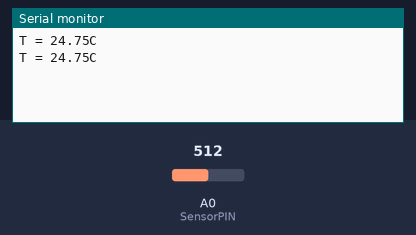
The sketch below on a simulated Arduino Uno, built with avr-gcc and run on an emulated ATmega328P. Shown: the last lines printed to the serial monitor. Inputs (shaded band) come from the test bench; at power-on: A0 (SensorPIN) = 512.

Above: at 3.3 s.
3.4 s: A0 (SensorPIN) set to 0
At 6.4 s:
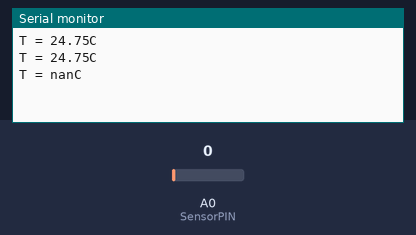
9.0 s: A0 (SensorPIN) set to 122
At 11.4 s:
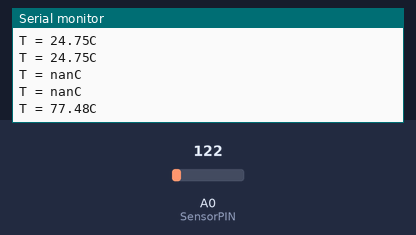

The sketch:

NTC.INO
```cpp
/*
 Lee el valor de temperatura indicado por una NTC conectada.


*/


#include <math.h>


const int Rc = 10000; //valor de la resistencia
const int Vcc = 5;
const int SensorPIN = A0;


float A = 1.11492089e-3;
float B = 2.372075385e-4;
float C = 6.954079529e-8;


float K = 2.5; //factor de disipacion en mW/C


void setup()
{
 Serial.begin(115200);
}


void loop()
{
 float raw = analogRead(SensorPIN);
 float V =  raw / 1024 * Vcc;


 float R = (Rc * V ) / (Vcc - V);


 float logR  = log(R);
 float R_th = 1.0 / (A + B * logR + C * logR * logR * logR );


 float kelvin = R_th - V*V/(K * R)*1000;
 float celsius = kelvin - 273.15;


 Serial.print("T = ");
 Serial.print(celsius);
 Serial.print("C\n");
 delay(2500);
}
```

Measured:
- after the input at 3.4 s, the serial monitor: prints a new line after 1.6 s (image 1)
- after the input at 9.0 s, the serial monitor: prints a new line after 1.0 s (image 2)
